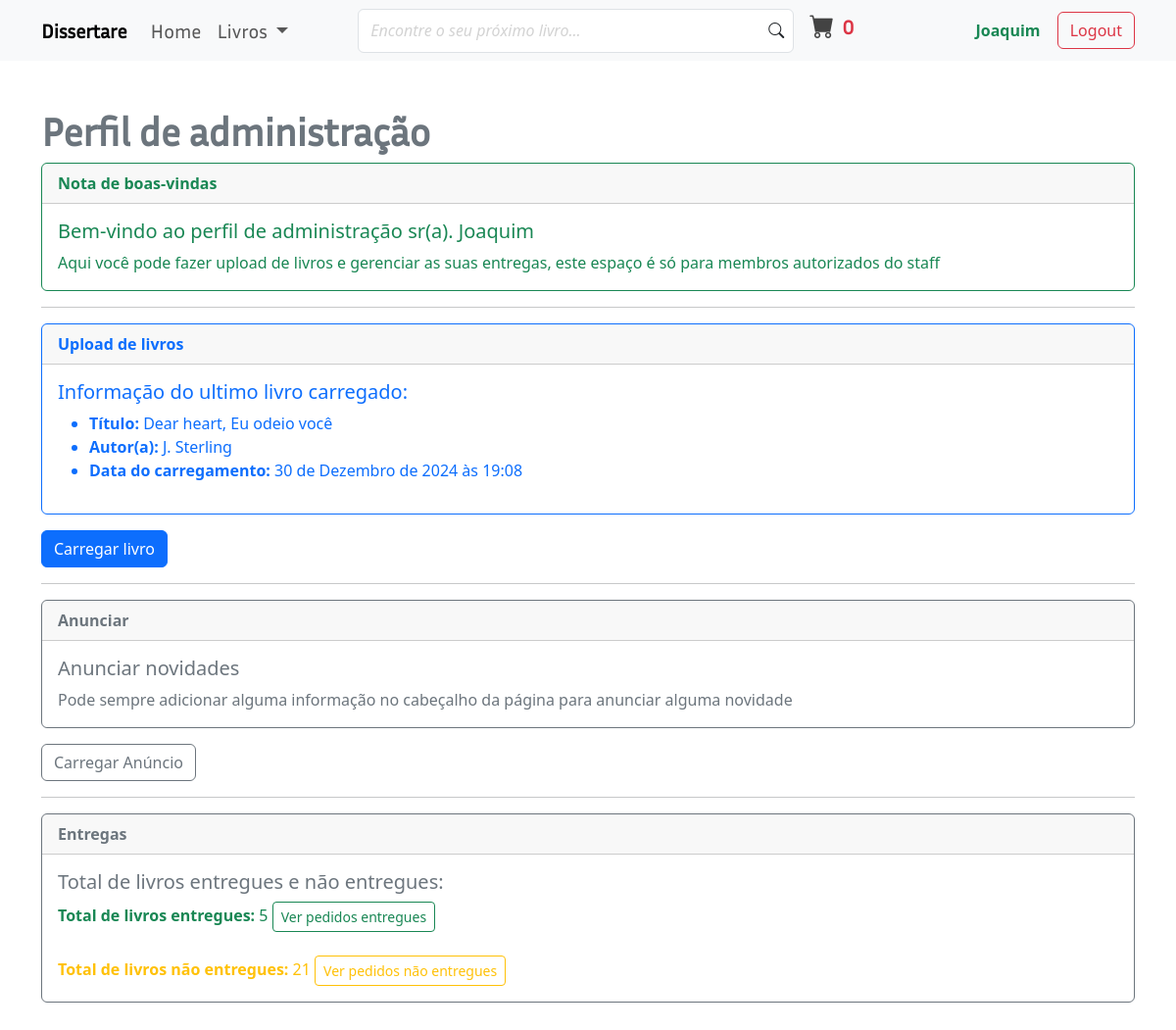
/users/staff_profile/ (signed in), run on the app's committed database.
### books/models.py (models this page shows, shortened)
class Books(models.Model):
    author = models.ForeignKey(Authors, on_delete=models.CASCADE, verbose_name='Autor do livro')
    file = models.FileField(
        upload_to=books_pdf_file_path,
        verbose_name='Arquivo',
        validators=[pdf_format_validator]
    )
    title = models.CharField(max_length=50, verbose_name='Título do livro')
    description = models.TextField(max_length=400, verbose_name='Sinopse')
    comment = models.TextField(max_length=400, verbose_name='Comentário', null=True, blank=True)
    cover = models.ImageField(
        upload_to=books_image_file_path,
        verbose_name='Capa do livro')
    date_posted = models.DateTimeField(default=timezone.now, verbose_name='Publicado no site em')
    uploaded_by = models.ForeignKey(User, on_delete=models.CASCADE, verbose_name='Enviado por')
    category = models.ManyToManyField(Category, related_name='books_category', default=[0])
    price = models.DecimalField(default=0, decimal_places=2, max_digits=6, validators=[val_cannot_be_negative])
    is_sale = models.BooleanField(default=False)
    sale_price = models.DecimalField(default=0, decimal_places=2, max_digits=6, validators=[val_cannot_be_negative], null=True, blank=True)
    class Meta:
        verbose_name_plural = 'Books'

class Authors(models.Model):
    name = models.CharField(max_length=30, verbose_name='Nome do autor')
    image = models.ImageField(
        upload_to=authors_image_file_path,
        verbose_name='Imagem do autor',
        blank=True)
    biography = models.TextField(max_length=400, verbose_name='Biografia do autor')
    registration_date = models.DateTimeField(default=timezone.now, verbose_name='Registado em')
    class Meta:
        verbose_name_plural = 'Authors'

### users/views.py (the view)
@login_required
def staff_profile(request):
    if request.user.is_superuser:
        last_book_uploaded = Books.objects.last()
        shipped_quantity = Order.objects.filter(shipped=True).count()
        not_shipped_quantity = Order.objects.filter(shipped=False).count()
        return render(
            request,
            'users/staff_profile.html',
            {
                'last_book_uploaded': last_book_uploaded,
                'shipped_quantity': shipped_quantity,
                'not_shipped_quantity': not_shipped_quantity,
            }
        )
    else:
        raise Http404

### books/context_processors.py (called while the page is built)
def announcement(request):
    announcement_obj = Announcement_context(request)
    announcements = announcement_obj.announcement.order_by('-date_posted')[:3]
    return {'announcements': announcements}

### cart/cart.py (called while the page is built)
    def __len__(self):
        return len(self.cart)

### cart/context_processors.py (called while the page is built)
def cart(request):
    return {'cart': Cart(request)}

### users/templates/users/staff_profile.html
{% extends "books/base.html" %}
{% block main_content%}
    <div class="container my-5">
        <h1 class="fw-bold text-secondary">Perfil de administração</h1>
        <div class="card border-success mb-3">
            <div class="card-header fw-bold text-success">Nota de boas-vindas</div>
            <div class="card-body text-success">
              <h5 class="card-title">Bem-vindo ao perfil de administração sr(a). {{user.username}}</h5>
              <p class="card-text">Aqui você pode fazer upload de livros e gerenciar as suas entregas, este espaço é só para membros autorizados do staff</p>
            </div>
        </div>
        <hr>
        <div class="card border-primary mb-3">
          <div class="card-header fw-bold text-primary">Upload de livros</div>
          <div class="card-body text-primary">
            <h5 class="card-title">Informação do ultimo livro carregado:</h5>
            <ul>
              <li class="card-text">
                <strong>Título:</strong> {{last_book_uploaded.title}}
              </li>
              <li class="card-text">
                <strong>Autor(a):</strong> {{last_book_uploaded.author.name}}
              </li>
              <li class="card-text">
                <strong>Data do carregamento:</strong> {{last_book_uploaded.date_posted}}
              </li>
            </ul>
          </div>
        </div>
        <a href="{% url 'upload-book' %}" class="btn btn-primary">Carregar livro</a>
        <hr>
        <div class="card border-secondary mb-3">
          <div class="card-header fw-bold text-secondary">Anunciar</div>
          <div class="card-body text-secondary">
            <h5 class="card-title">Anunciar novidades</h5>
            <p class="card-text">Pode sempre adicionar alguma informação no cabeçalho da página para anunciar alguma novidade</p>
          </div>
        </div>
        <a href="{% url 'upload-announcement' %}" class="btn btn-outline-secondary">Carregar Anúncio</a>
        <hr>
        <div class="card border-secondary mb-3">
            <div class="card-header fw-bold text-secondary">Entregas</div>
            <div class="card-body text-secondary">
              <h5 class="card-title">Total de livros entregues e não entregues:</h5>
              <span class="text-success"><strong>Total de livros entregues:</strong> {{shipped_quantity}} </span>
              <a href="{% url 'shipped-dash' %}" class="btn btn-sm btn-outline-success">Ver pedidos entregues</a>
              <br><br>
              <span class="text-warning"><strong>Total de livros não entregues:</strong> {{not_shipped_quantity}} </span>
              <a href="{% url 'not-shipped-dash' %}" class="btn btn-sm btn-outline-warning">Ver pedidos não entregues</a>
            </div>
        </div>
    </div>
{% endblock main_content%}

### books/templates/books/base.html (shortened to what this page needs)
{% load static %}
<!doctype html>
<html lang="pt-pt">
  <head>
    <link rel="stylesheet" href="{% static 'books/css/general_style.css' %}">
    <link href="https://cdn.jsdelivr.net/npm/bootstrap@5.3.3/dist/css/bootstrap.min.css" rel="stylesheet">
    <link rel="stylesheet" href="https://cdn.jsdelivr.net/npm/bootstrap-icons@1.11.3/font/bootstrap-icons.min.css">
  </head>
  <body>
    <nav class="navbar navbar-expand-lg bg-body-tertiary sticky-top pb-3 pb-md-2">
        <div class="container">
            <a class="navbar-brand fw-bold" href="{% url 'home' %}">Dissertare</a>
            <div class="collapse navbar-collapse justify-content-between" id="navbarSupportedContent">
                <ul class="navbar-nav mb-2 mb-lg-0 fs-5">
                    {% if title == 'home' %}
                        <li class="nav-item">
                            <a class="nav-link active" aria-current="page" href="{% url 'home' %}">
                                Home
                            </a>
                        </li>
                        <li class="nav-item dropdown">
                            <a class="nav-link dropdown-toggle" href="#" role="button" data-bs-toggle="dropdown" aria-expanded="false">
                                Livros
                            </a>
                            <ul class="dropdown-menu">
                                {% if user.is_superuser %}
                                    <li class="border-bottom">
                                        <a href="{% url 'staff-profile' %}" class="dropdown-item" title="upload book">
                                            <i class="bi bi-person"></i> Perfil de administração
                                        </a>
                                    </li>
                                {% endif %}
                                <li><a class="dropdown-item" href="{% url 'books' %}">Livros</a></li>
                                <li><a class="dropdown-item" href="{% url 'home' %}">E-books</a></li>
                                <li><a class="dropdown-item" href="{% url 'all-authors' %}">Autores</a></li>
                                <li><a class="dropdown-item" href="{% url 'home' %}">Categorias</a></li>
                            </ul>
                        </li>
                    {% else %}
                        <li class="nav-item">
                            <a class="nav-link" aria-current="page" href="{% url 'home' %}">
                                Home
                            </a>
                        </li>
                        <li class="nav-item dropdown">
                            <a class="nav-link dropdown-toggle" href="#" role="button" data-bs-toggle="dropdown" aria-expanded="false">
                                Livros
                            </a>
                        </li>
                    {% endif %}
                </ul>
                <form class="d-flex flex-column flex-md-row me-5 w-50 mb-3 mb-lg-0" role="search">
                    <div class="w-100 d-flex align-items-center me-3 form-inputs">
                        <input class="form-control fw-bold" type="text" placeholder="Encontre o seu próximo livro...">
                        <i class="bi bi-search"></i>
                    </div>
                    <div class="cart-button my-4 my-md-0">
                        <a href="{% url 'cart_summary' %}" class="d-flex flex-row align-items-center">
                            <span class="shop-bag"><i class="bi bi-cart-fill"></i></span>
                            <div class="d-flex flex-column ms-2">
                                <span id="cart_quantity" class="qty fs-5 fw-bold text-danger">{{cart|length}}</span>
                            </div>
                        </a>
                    </div>
                </form>
                <div class="justify-content-between">
                    {% if user.is_active %}
                        <a href="{% url 'profile' %}" class="btn text-success fw-bold">{{user.username|truncatechars:14}}</a>
                        <a href="{% url 'logout' %}" class="btn btn-outline-danger">Logout</a>
                    {% else %}
                        <a href="{% url 'login' %}" class="btn btn-success me-5">Login</a>
                        <a href="{% url 'register' %}" class="btn btn-outline-primary">Cadastrar</a>
                    {% endif %}
                </div>
            </div>
        </div>
    </nav>
    <main>
        {% block main_content %}{% endblock %}
    </main>
  </body>
</html>

### books/static/books/css/general_style.css (style rules this page uses)
* { box-sizing: border-box; }
h1, h2, h3, a { font-family: Inria_Sans; }
.form-inputs { position:relative; }
.form-inputs .form-control { height:45px; }
.form-inputs .form-control::placeholder { font-style: italic; font-weight: lighter; color: lightgray; }
.form-inputs i { position:absolute; right:10px; background-color: #fff; }
.cart-button a { text-decoration: none; color: #000; }
.shop-bag { color:#434343; font-size:25px; display:flex; border-radius:50%; align-items:center; justify-content:center; }
.qty { font-size:12px; }

### data on the page
Books: title "Dear heart, Eu odeio você", author.name "J. Sterling", date_posted "30 de Dezembro de 2024 às 19:08"

### other printed values
{{ cart|length }} "0"
{{ user.username|truncatechars:14 }} "Joaquim"
{{ user.username }} "Joaquim"
{{ shipped_quantity }} "5"
{{ not_shipped_quantity }} "21"
